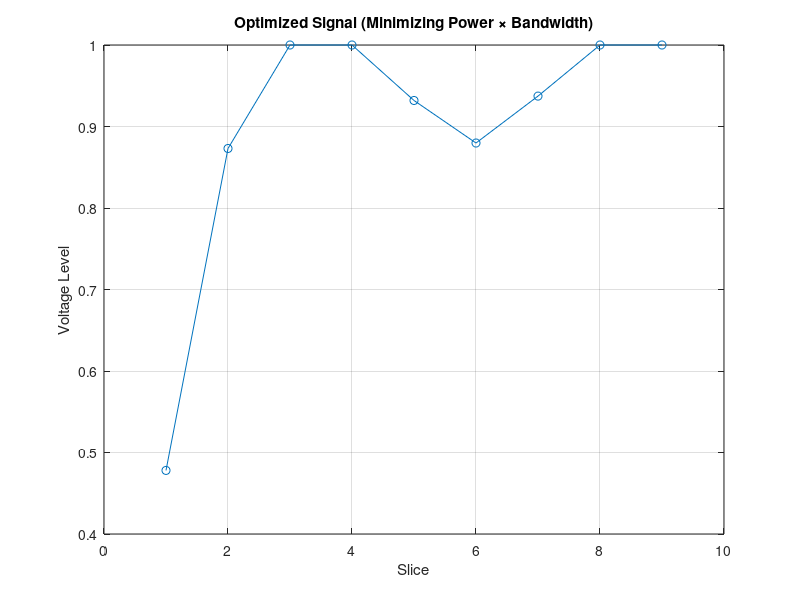

The MATLAB script that drew this image:
% Optimization Parameters
n = 9; % Length - 1 of signal vector
alpha = 1; % Weight for power term
beta = 0; % Weight for bandwidth term
A = 0.9; % Min average
B = 0.938; % Max average
v_min = 0; % Min voltage
v_max = 1; % Max voltage

% Construct first-difference matrix
e = ones(n,1);
D = spdiags([-e e], [0 1], n-1, n);
DtD = D' * D;

% Initialize v
rng(1);  % for reproducibility
v = 0.5 + 0.1 * randn(n,1);
v = min(max(v, v_min), v_max);

% Gradient descent
max_iter = 5000;
step_size = 0.1;
tolerance = 1e-6;
decay = 0.995;  % decay factor for learning rate

for iter = 1:max_iter
    % Compute terms
    v_norm_sq = (1/n) * (v' * v); % signal power
    d_norm_sq = (D * v)' * (D * v); % bandwidth

    % Avoid log(0)
    eps_reg = 1e-8;
    v_norm_sq = max(v_norm_sq, eps_reg);
    d_norm_sq = max(d_norm_sq, eps_reg);

    % Objective (optional for logging)
    obj = alpha * log(v_norm_sq) + beta * log(d_norm_sq);

    % Gradient of objective
    grad_v_power = (2*alpha/n) * v / v_norm_sq;
    grad_bw = 2 * beta * (DtD * v) / d_norm_sq;
    grad = grad_v_power + grad_bw;

    % Gradient descent step
    v_new = v - step_size * grad;

    % Clip to voltage range
    v_new = min(max(v_new, v_min), v_max);

    % Project mean constraint (rescale approach)
    avg_v = mean(v_new);
    if avg_v < A
        v_new = v_new * (A / avg_v);
    elseif avg_v > B
        v_new = v_new * (B / avg_v);
    end

    % Clip again in case rescaling exceeded bounds
    v_new = min(max(v_new, v_min), v_max);

    % Convergence check
    if norm(v_new - v) < tolerance
        fprintf('Converged in %d iterations.\n', iter);
        break;
    end

    % Update
    v = v_new;
    step_size = step_size * decay;
end

if iter == max_iter
    fprintf('Reached maximum iterations.\n');
end

% Final evaluations
power = (1/n) * sum(v.^2);
bandwidth = sum((v(2:end) - v(1:end-1)).^2);
objective = alpha * log(power) + beta * log(bandwidth);

fprintf('\nFinal Results:\n');
fprintf('Objective: %f\n', objective);
fprintf('Average voltage: %f (constraint [%f, %f])\n', mean(v), A, B);
fprintf('Signal power: %f\n', power);
fprintf('Bandwidth: %f\n', bandwidth);

% Plot
figure;
plot(v, '-o');
xlabel('Slice');
ylabel('Voltage Level');
title('Optimized Signal (Minimizing Power × Bandwidth)');
grid on;
